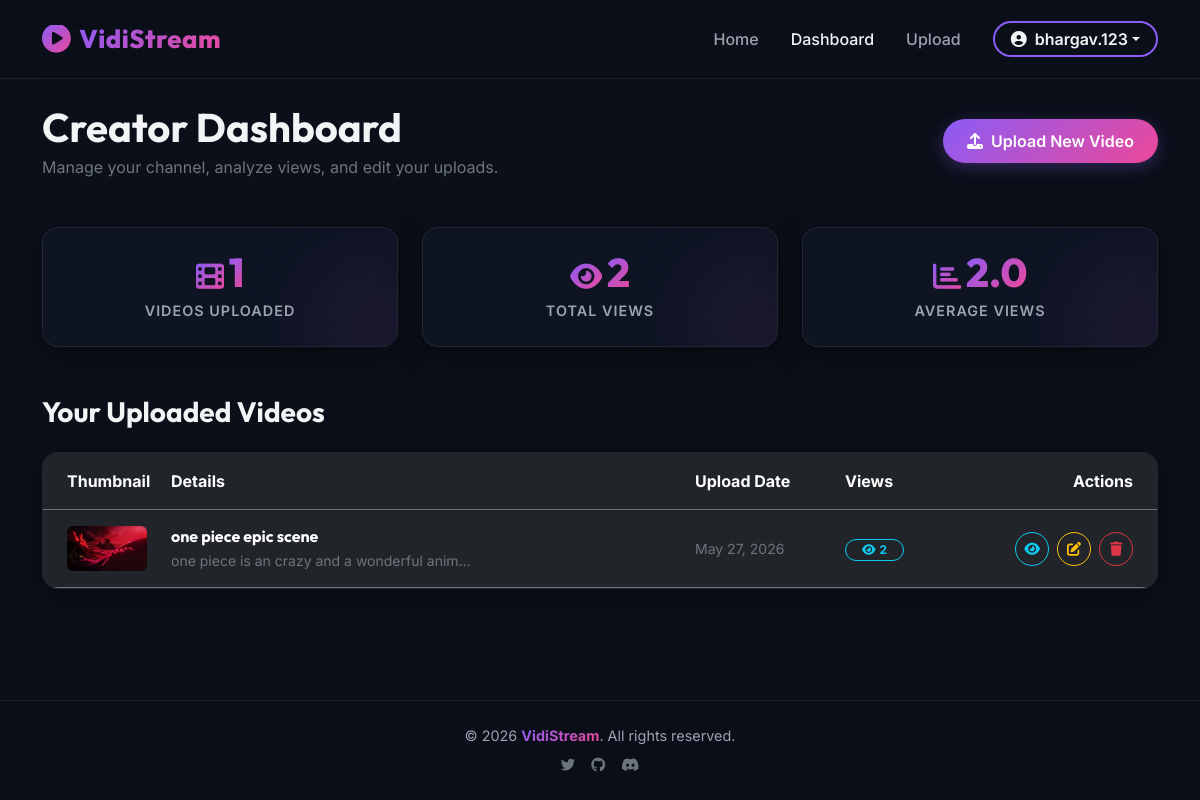
The page /dashboard (signed in) on the database its author committed.
### models.py (models this page shows, shortened)
class User(db.Model, UserMixin):
    id = db.Column(db.Integer, primary_key=True)
    username = db.Column(db.String(50), unique=True, nullable=False)
    email = db.Column(db.String(120), unique=True, nullable=False)
    password_hash = db.Column(db.String(255), nullable=False)
    created_at = db.Column(db.DateTime, default=datetime.utcnow)
    videos = db.relationship('Video', backref='uploader', lazy=True, cascade='all, delete-orphan')

class Video(db.Model):
    id = db.Column(db.Integer, primary_key=True)
    title = db.Column(db.String(100), nullable=False)
    description = db.Column(db.Text, nullable=True)
    filename = db.Column(db.String(255), nullable=False)
    thumbnail_filename = db.Column(db.String(255), nullable=True)
    upload_date = db.Column(db.DateTime, default=datetime.utcnow)
    views = db.Column(db.Integer, default=0)
    user_id = db.Column(db.Integer, db.ForeignKey('user.id'), nullable=False)

### routes/main.py (the view)
@main_bp.route('/dashboard')
@login_required
def dashboard():
    user_videos = Video.query.filter_by(user_id=current_user.id).order_by(Video.upload_date.desc()).all()
    total_videos = len(user_videos)
    total_views = sum(video.views for video in user_videos)
    avg_views = round(total_views / total_videos, 1) if total_videos > 0 else 0.0
    stats = {
        'total_videos': total_videos,
        'total_views': total_views,
        'avg_views': avg_views
    }
    return render_template('dashboard.html', videos=user_videos, stats=stats)

### templates/dashboard.html (shortened to what this page needs)
{% extends "base.html" %}
{% block content %}
<div class="d-flex flex-wrap align-items-center justify-content-between mb-5 gap-3">
    <div>
        <h1 class="fw-bold mb-1">Creator Dashboard</h1>
        <p class="text-secondary mb-0">Manage your channel, analyze views, and edit your uploads.</p>
    </div>
    <div>
        <a href="{{ url_for('video.upload') }}" class="btn btn-premium px-4"><i class="fa-solid fa-upload me-2"></i>Upload New Video</a>
    </div>
</div>
<div class="row g-4 mb-5">
    <div class="col-md-4">
        <div class="glass-panel stat-card">
            <div class="stat-card-glow"></div>
            <i class="fa-solid fa-film gradient-text mb-2" style="font-size: 1.8rem;"></i>
            <div class="stat-number gradient-text">{{ stats.total_videos }}</div>
            <div class="stat-label">Videos Uploaded</div>
        </div>
    </div>
    <div class="col-md-4">
        <div class="glass-panel stat-card">
            <div class="stat-card-glow"></div>
            <i class="fa-solid fa-eye gradient-text mb-2" style="font-size: 1.8rem;"></i>
            <div class="stat-number gradient-text">{{ stats.total_views }}</div>
            <div class="stat-label">Total Views</div>
        </div>
    </div>
    <div class="col-md-4">
        <div class="glass-panel stat-card">
            <div class="stat-card-glow"></div>
            <i class="fa-solid fa-chart-bar gradient-text mb-2" style="font-size: 1.8rem;"></i>
            <div class="stat-number gradient-text">{{ stats.avg_views }}</div>
            <div class="stat-label">Average Views</div>
        </div>
    </div>
</div>
<div class="mb-5">
    <h3 class="fw-bold mb-4">Your Uploaded Videos</h3>
    {% if videos %}
        <div class="glass-panel p-0 overflow-hidden">
            <div class="table-responsive">
                <table class="table table-dark table-hover mb-0 align-middle">
                    <thead>
                        <tr class="border-secondary text-secondary">
                            <th class="ps-4 py-3" style="width: 120px;">Thumbnail</th>
                            <th class="py-3">Details</th>
                            <th class="py-3" style="width: 150px;">Upload Date</th>
                            <th class="py-3" style="width: 120px;">Views</th>
                            <th class="py-3 text-end pe-4" style="width: 200px;">Actions</th>
                        </tr>
                    </thead>
                    <tbody>
                        {% for video in videos %}
                            <tr class="border-secondary">
                                <td class="ps-4 py-3">
                                    <div style="width: 80px; aspect-ratio: 16/9; border-radius: 6px; overflow: hidden; background: #1f2937; position: relative;">
                                        {% if video.thumbnail_filename %}
                                            <img src="{{ url_for('video.serve_thumbnail', filename=video.thumbnail_filename) }}" alt="{{ video.title }}" style="width: 100%; height: 100%; object-fit: cover;">
                                        {% else %}
                                            <div class="thumbnail-placeholder" style="font-size: 0.8rem;">
                                                <i class="fa-solid fa-play"></i>
                                            </div>
                                        {% endif %}
                                    </div>
                                </td>
                                <td class="py-3">
                                    <h6 class="fw-bold mb-1 text-white">{{ video.title }}</h6>
                                    <p class="text-secondary small mb-0 text-truncate" style="max-width: 300px;">
                                        {% if video.description %}
                                            {{ video.description }}
                                        {% else %}
                                            No description.
                                        {% endif %}
                                    </p>
                                </td>
                                <td class="py-3 text-secondary small">
                                    {{ video.upload_date.strftime('%b %d, %Y') }}
                                </td>
                                <td class="py-3">
                                    <span class="badge rounded-pill bg-dark text-info border border-info px-3 py-1"><i class="fa-solid fa-eye me-1"></i>{{ video.views }}</span>
                                </td>
                                <td class="py-3 text-end pe-4">
                                    <div class="d-flex justify-content-end gap-2">
                                        <a href="{{ url_for('video.watch', video_id=video.id) }}" class="btn btn-sm btn-outline-info rounded-circle d-flex align-items-center justify-content-center" style="width: 34px; height: 34px;" title="Watch Video">
                                            <i class="fa-solid fa-eye"></i>
                                        </a>
                                        <button class="btn btn-sm btn-outline-warning rounded-circle d-flex align-items-center justify-content-center" style="width: 34px; height: 34px;" data-bs-toggle="modal" data-bs-target="#editVideoModal" data-video-id="{{ video.id }}" data-video-title="{{ video.title }}" data-video-description="{{ video.description or '' }}" title="Edit Details">
                                            <i class="fa-solid fa-edit"></i>
                                        </button>
                                        <form action="{{ url_for('video.delete', video_id=video.id) }}" method="POST" onsubmit="return confirm('Are you sure you want to delete this video? This will permanently remove all files from the server.');" class="d-inline">
                                            <button type="submit" class="btn btn-sm btn-outline-danger rounded-circle d-flex align-items-center justify-content-center" style="width: 34px; height: 34px;" title="Delete Video">
                                                <i class="fa-solid fa-trash"></i>
                                            </button>
                                        </form>
                                    </div>
                                </td>
                            </tr>
                        {% endfor %}
                    </tbody>
                </table>
            </div>
        </div>
    {% endif %}
</div>
{% endblock %}

### templates/base.html (shortened to what this page needs)
<!DOCTYPE html>
<html lang="en">
<head>
    <link href="https://cdn.jsdelivr.net/npm/bootstrap@5.3.2/dist/css/bootstrap.min.css" rel="stylesheet">
    <link href="https://cdnjs.cloudflare.com/ajax/libs/font-awesome/6.4.0/css/all.min.css" rel="stylesheet">
    <link href="{{ url_for('static', filename='css/style.css') }}" rel="stylesheet">
</head>
<body>
    <nav class="navbar navbar-expand-lg navbar-dark sticky-top">
        <div class="container">
            <a class="navbar-brand d-flex align-items-center" href="{{ url_for('main.home') }}">
                <i class="fa-solid fa-play-circle me-2 gradient-text" style="font-size: 1.8rem;"></i>
                <span class="gradient-text fw-extrabold">VidiStream</span>
            </a>
            <div class="collapse navbar-collapse" id="navbarNav">
                <ul class="navbar-nav ms-auto align-items-center">
                    <li class="nav-item">
                        <a class="nav-link {% if request.path == '/' %}active{% endif %}" href="{{ url_for('main.home') }}">Home</a>
                    </li>
                    {% if current_user.is_authenticated %}
                        <li class="nav-item">
                            <a class="nav-link {% if request.path == '/dashboard' %}active{% endif %}" href="{{ url_for('main.dashboard') }}">Dashboard</a>
                        </li>
                        <li class="nav-item">
                            <a class="nav-link {% if request.path == '/upload' %}active{% endif %}" href="{{ url_for('video.upload') }}">Upload</a>
                        </li>
                        <li class="nav-item ms-lg-3 mt-2 mt-lg-0">
                            <div class="dropdown">
                                <button class="btn btn-premium-outline dropdown-toggle py-1 px-3 d-flex align-items-center" type="button" id="userMenu" data-bs-toggle="dropdown" aria-expanded="false">
                                    <i class="fa-solid fa-user-circle me-2"></i>{{ current_user.username }}
                                </button>
                            </div>
                        </li>
                    {% endif %}
                </ul>
            </div>
        </div>
    </nav>
    <div class="container my-4">
        {% block content %}{% endblock %}
    </div>
    <footer class="mt-auto py-4">
        <div class="container text-center">
            <p class="mb-2">&copy; 2026 <span class="gradient-text fw-bold">VidiStream</span>. All rights reserved.</p>
            <div class="d-flex justify-content-center gap-3">
                <a href="#" class="text-secondary text-decoration-none"><i class="fab fa-twitter"></i></a>
                <a href="#" class="text-secondary text-decoration-none"><i class="fab fa-github"></i></a>
                <a href="#" class="text-secondary text-decoration-none"><i class="fab fa-discord"></i></a>
            </div>
        </div>
    </footer>
</body>
</html>

### static/css/style.css (style rules this page uses)
:root { --bg-dark: #0B0F19; --bg-card: rgba(17, 24, 39, 0.7); --bg-card-hover: rgba(31, 41, 55, 0.8); --border-color: rgba(255, 255, 255, 0.08); --text-main: #F3F4F6; --text-muted: #9CA3AF; --primary-grad: linear-gradient(135deg, #8B5CF6 0%, #EC4899 100%); --primary-color: #8B5CF6; --secondary-color: #EC4899; --glow-color: rgba(139, 92, 246, 0.4); --success-color: #10B981; --danger-color: #EF4444; }
body { background-color: var(--bg-dark); color: var(--text-main); font-family: 'Inter', sans-serif; min-height: 100vh; display: flex; flex-direction: column; overflow-x: hidden; }
h1, h2, h3, h4, h5, h6, .navbar-brand { font-family: 'Outfit', sans-serif; font-weight: 600; }
.glass-panel { background: var(--bg-card); backdrop-filter: blur(12px); -webkit-backdrop-filter: blur(12px); border: 1px solid var(--border-color); border-radius: 16px; box-shadow: 0 8px 32px 0 rgba(0, 0, 0, 0.37); }
.gradient-text { background: var(--primary-grad); -webkit-background-clip: text; -webkit-text-fill-color: transparent; display: inline-block; }
.btn-premium { background: var(--primary-grad); color: #fff; border: none; border-radius: 30px; padding: 10px 24px; font-weight: 600; transition: all 0.3s ease; box-shadow: 0 4px 15px rgba(139, 92, 246, 0.3); }
.btn-premium-outline { background: transparent; color: var(--text-main); border: 2px solid var(--primary-color); border-radius: 30px; padding: 8px 22px; font-weight: 600; transition: all 0.3s ease; }
.navbar { background: rgba(11, 15, 25, 0.8) !important; backdrop-filter: blur(16px); -webkit-backdrop-filter: blur(16px); border-bottom: 1px solid var(--border-color); padding: 15px 0; }
.navbar-brand { font-size: 1.5rem; font-weight: 800; letter-spacing: 0.5px; }
.navbar-brand span { font-size: 1.6rem; }
.nav-link { color: var(--text-muted) !important; font-weight: 500; transition: color 0.3s ease; margin: 0 8px; }
.nav-link:hover, .nav-link.active { color: var(--text-main) !important; }
.stat-card { padding: 24px; text-align: center; position: relative; overflow: hidden; }
.stat-card-glow { position: absolute; width: 100px; height: 100px; background: var(--primary-grad); filter: blur(50px); opacity: 0.15; bottom: -30px; right: -30px; }
.stat-number { font-size: 2.5rem; font-weight: 800; font-family: 'Outfit', sans-serif; line-height: 1; margin-bottom: 6px; }
.stat-label { color: var(--text-muted); font-size: 0.9rem; font-weight: 600; text-transform: uppercase; letter-spacing: 1px; }
footer { border-top: 1px solid var(--border-color); background: rgba(11, 15, 25, 0.9); padding: 30px 0; margin-top: auto; font-size: 0.9rem; color: var(--text-muted); }

### rows shown on the page
User: username "bhargav.123"
Video: thumbnail_filename (picture), title "one piece epic scene", description "one piece is an crazy and a wonderful anim…", upload_date "May 27, 2026", views "2"

### other values the page prints
{{ stats.total_videos }} "1"
{{ stats.total_views }} "2"
{{ stats.avg_views }} "2.0"
